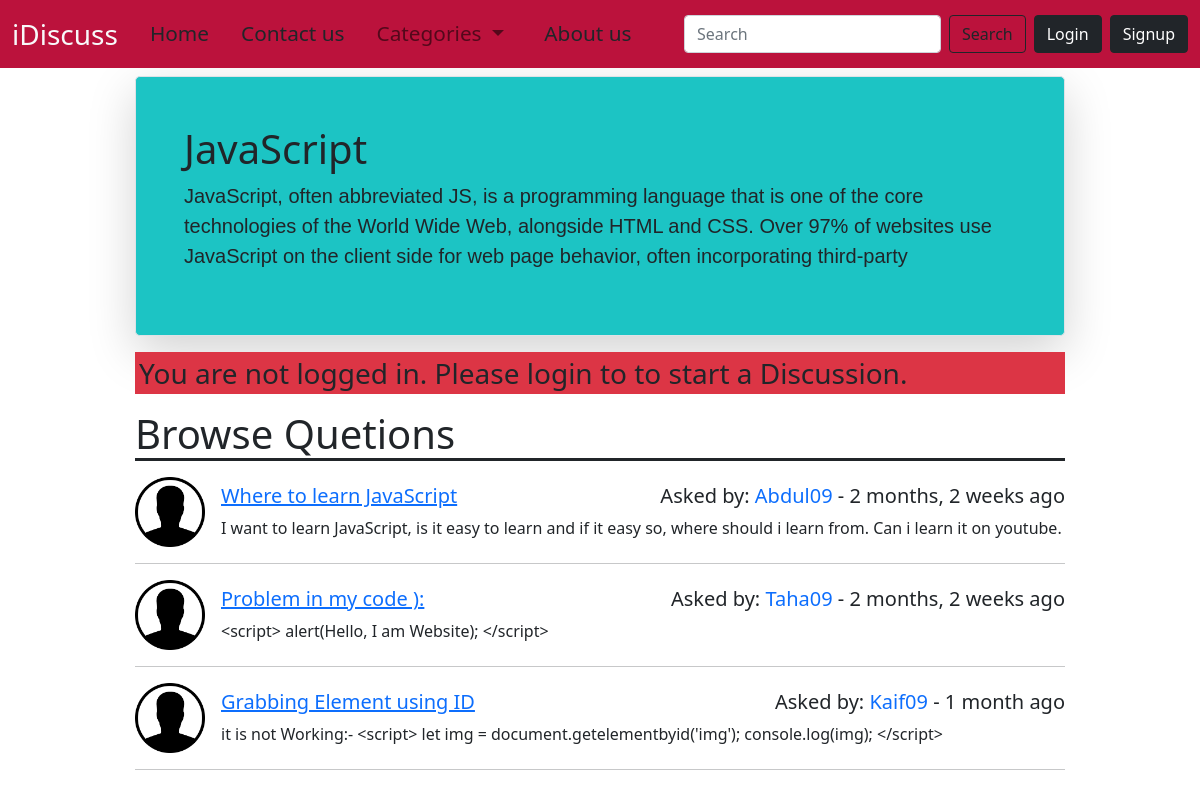
/startDiscussion/JavaScript/, run on the app's committed database.
### forumapp/models.py (models this page shows, shortened)
class Categories(models.Model):
    cat_id = models.AutoField(primary_key=True)
    cat_name = models.CharField(max_length=255, default='')
    cat_desc = models.CharField(max_length=1000, default='')
    cat_img = models.ImageField(upload_to='cat_images/images',null=True, blank=True)

class Question(models.Model):
    ques_id = models.AutoField(primary_key=True)
    ques_parent = models.ForeignKey(Categories, on_delete=models.CASCADE, default=None)
    ques_title = models.CharField(max_length=255, default='')
    ques_desc = models.TextField(default='')
    ques_user = models.ForeignKey(User, on_delete=models.CASCADE, default=None)
    ques_time = models.DateTimeField(default=now)

### forumapp/views.py (the view, shortened to what this page needs)
# urls.py: path('startDiscussion/<str:name>/', views.startDiscussion.as_view(), name="startDiscussion"),
class startDiscussion(View):
    def get(self, request, name):
        category = Categories.objects.filter(cat_name=name)
        questions = Question.objects.filter(ques_parent=category[0])
        context = {'category': category, 'name': name, 'questions': questions}
        return render(request, 'startDiscussion.html',context)

### forumapp/templates/startDiscussion.html (shortened to what this page needs)
{% extends 'base.html' %}
{% load static %}
{% load humanize %}
{% block body %}
<div class="container my-2">
    <div class="col-md-10 m-auto">
        <div id="cat_intro" class="h-100 p-5 shadow-lg border rounded-3">
            {% for cat in category %}
            <h1 id="cat_name">{{cat.cat_name}}</h1>
            <p id="cat_desc" class='fs-5'>{{cat.cat_desc}}</p>
            {% endfor %}
        </div>
    </div>
    {% if user.is_authenticated %}
    <div class="mt-4">
            <h1 class="col-md-10 my-3 border-bottom border-3 border-dark m-auto">Start Discussion</h1>
            <form method="post" action="" class="col-md-10 m-auto"> {% csrf_token %}
                <div class="mb-3">
                    <label for="title" class="form-label">Title:</label>
                    <input required placeholder="Keep your title as short and crisp as possible" type="text" class="form-control" id="title" name="title">
                    <small id="invalid_title" class="form-text invalid-feedback text-danger">Title should not contain question mark (?).</small>
                </div>
                <div class="mb-3">
                    <label for="desc" class="form-label">Ellaborate Your Problem:</label>
                    <textarea required placeholder="Describe your problem" class="form-control" id="desc" name="desc"
                    rows="3"></textarea>
                </div>
                <button id="submit_btn" type="submit" class="btn btn-success col-md-2">Post</button>
            </form>
        </div>
    {% else %}
        <P class="fs-3 bg-danger px-1 m-auto my-3 col-md-10">You are not logged in. Please login to to start a Discussion.</p>
    {% endif %}
    <h1 class="col-md-10 my-3 border-bottom border-3 border-dark m-auto">Browse Quetions</h1>
    {% for question in questions %}
        <div class="d-flex align-items-center col-md-10 m-auto my-3">
            <div class="flex-shrink-0">
                <img height="70px" width="70px" src="{% static 'IMG/user.png' %}" alt="pic is not available for some reason.">
            </div>
            <div class="flex-grow-1 ms-3">
                <h5><a href="{{question.ques_title}}">{{question.ques_title}}</a><span class="text-dark float-end"> Asked by: <a class="text-decoration-none" href="/user_profile/{{question.ques_user}}">{{question.ques_user}}</a> - {{question.ques_time|naturaltime}}<span></h5>
                    {{question.ques_desc}}
            </div>
        </div>
        <hr class="col-md-10 m-auto">
    {% endfor %}
</div>
{% endblock body %}

### forumapp/templates/base.html (shortened to what this page needs)
<!DOCTYPE html>
<html lang="en">
<head>
    {% load static %}
    <link rel="stylesheet" href="{% static 'CSS/stylesheet.css' %}">
</head>
<body>
    <nav class="navbar navbar-expand-lg navbar-light ">
        <div class="container-fluid">
            <a class="navbar-brand text-light fs-3" href="{% url 'Home' %}">iDiscuss</a>
            <div class=" collapse navbar-collapse">
                <ul class="navbar-nav me-auto mb-2 mb-lg-0">
                    <li class="nav-item mx-2">
                        <a id="nav-link" class="nav-link text-dark " aria-current="page"
                            href="{% url 'Home' %}">Home</a>
                    </li>
                    <li class="nav-item mx-2">
                        <a id="nav-link" class="nav-link text-dark" href="{% url 'Contact' %}">Contact us</a>
                    </li>
                    <li class="nav-item dropdown mx-2">
                        <a id="nav-link" class="nav-link nav-dark dropdown-toggle" href="#" id="navbarDropdown"
                            role="button" data-bs-toggle="dropdown" aria-expanded="false">
                            Categories
                        </a>
                    </li>
                    <li class="nav-item mx-3">
                        <a id="nav-link" href="{% url 'About' %}" class="nav-link text-dark ">About us</a>
                    </li>
                </ul>
                <form method="get" action="{% url 'Search' %}" class="d-flex">
                    <input required type="search" name="query" placeholder="Search" aria-label="Search"
                        class="form-control me-2">
                    <input type="submit" value="Search" class="btn btn-outline-dark">
                </form>
                {% if request.user.is_authenticated %}
                <a href="/user_profile/{{request.user}}" id='welcome_user' class="nav-link text-light">{{request.user}}</a>
                <a href="{% url 'handleLogOut' %}" class="mx-2 btn btn-dark">Logout</a>
                {% else %}
                <button type="button" data-bs-toggle="modal" data-bs-target="#loginmodal"
                    class="btn btn-dark mx-2">Login</button>
                <button type="button" data-bs-toggle="modal" data-bs-target="#signupmodal"
                    class="btn btn-dark">Signup</button>
                {% endif %}
            </div>
        </div>
    </nav>
    {% block body %}{% endblock body %}
</body>
</html>

### data on the page
Categories: cat_name "JavaScript", cat_desc "JavaScript, often abbreviated JS, is a programming language that is one of the core technologies of the World Wide Web, alongside HTML and CSS. Over 97% of websites use JavaScript on the client side for web page behavior, often incorporating third-party"
Question: ques_title "Where to learn JavaScript", ques_user "Abdul09", ques_time "2 months, 2 weeks ago", ques_desc "I want to learn JavaScript, is it easy to learn and if it easy so, where should i learn from. Can i learn it on youtube."
Question: ques_title "Problem in my code ):", ques_user "Taha09", ques_time "2 months, 2 weeks ago", ques_desc "<script> alert(Hello, I am Website); </script>"
Question: ques_title "Grabbing Element using ID", ques_user "Kaif09", ques_time "1 month ago", ques_desc "it is not Working:- <script> let img = document.getelementbyid('img'); console.log(img); </script>"
